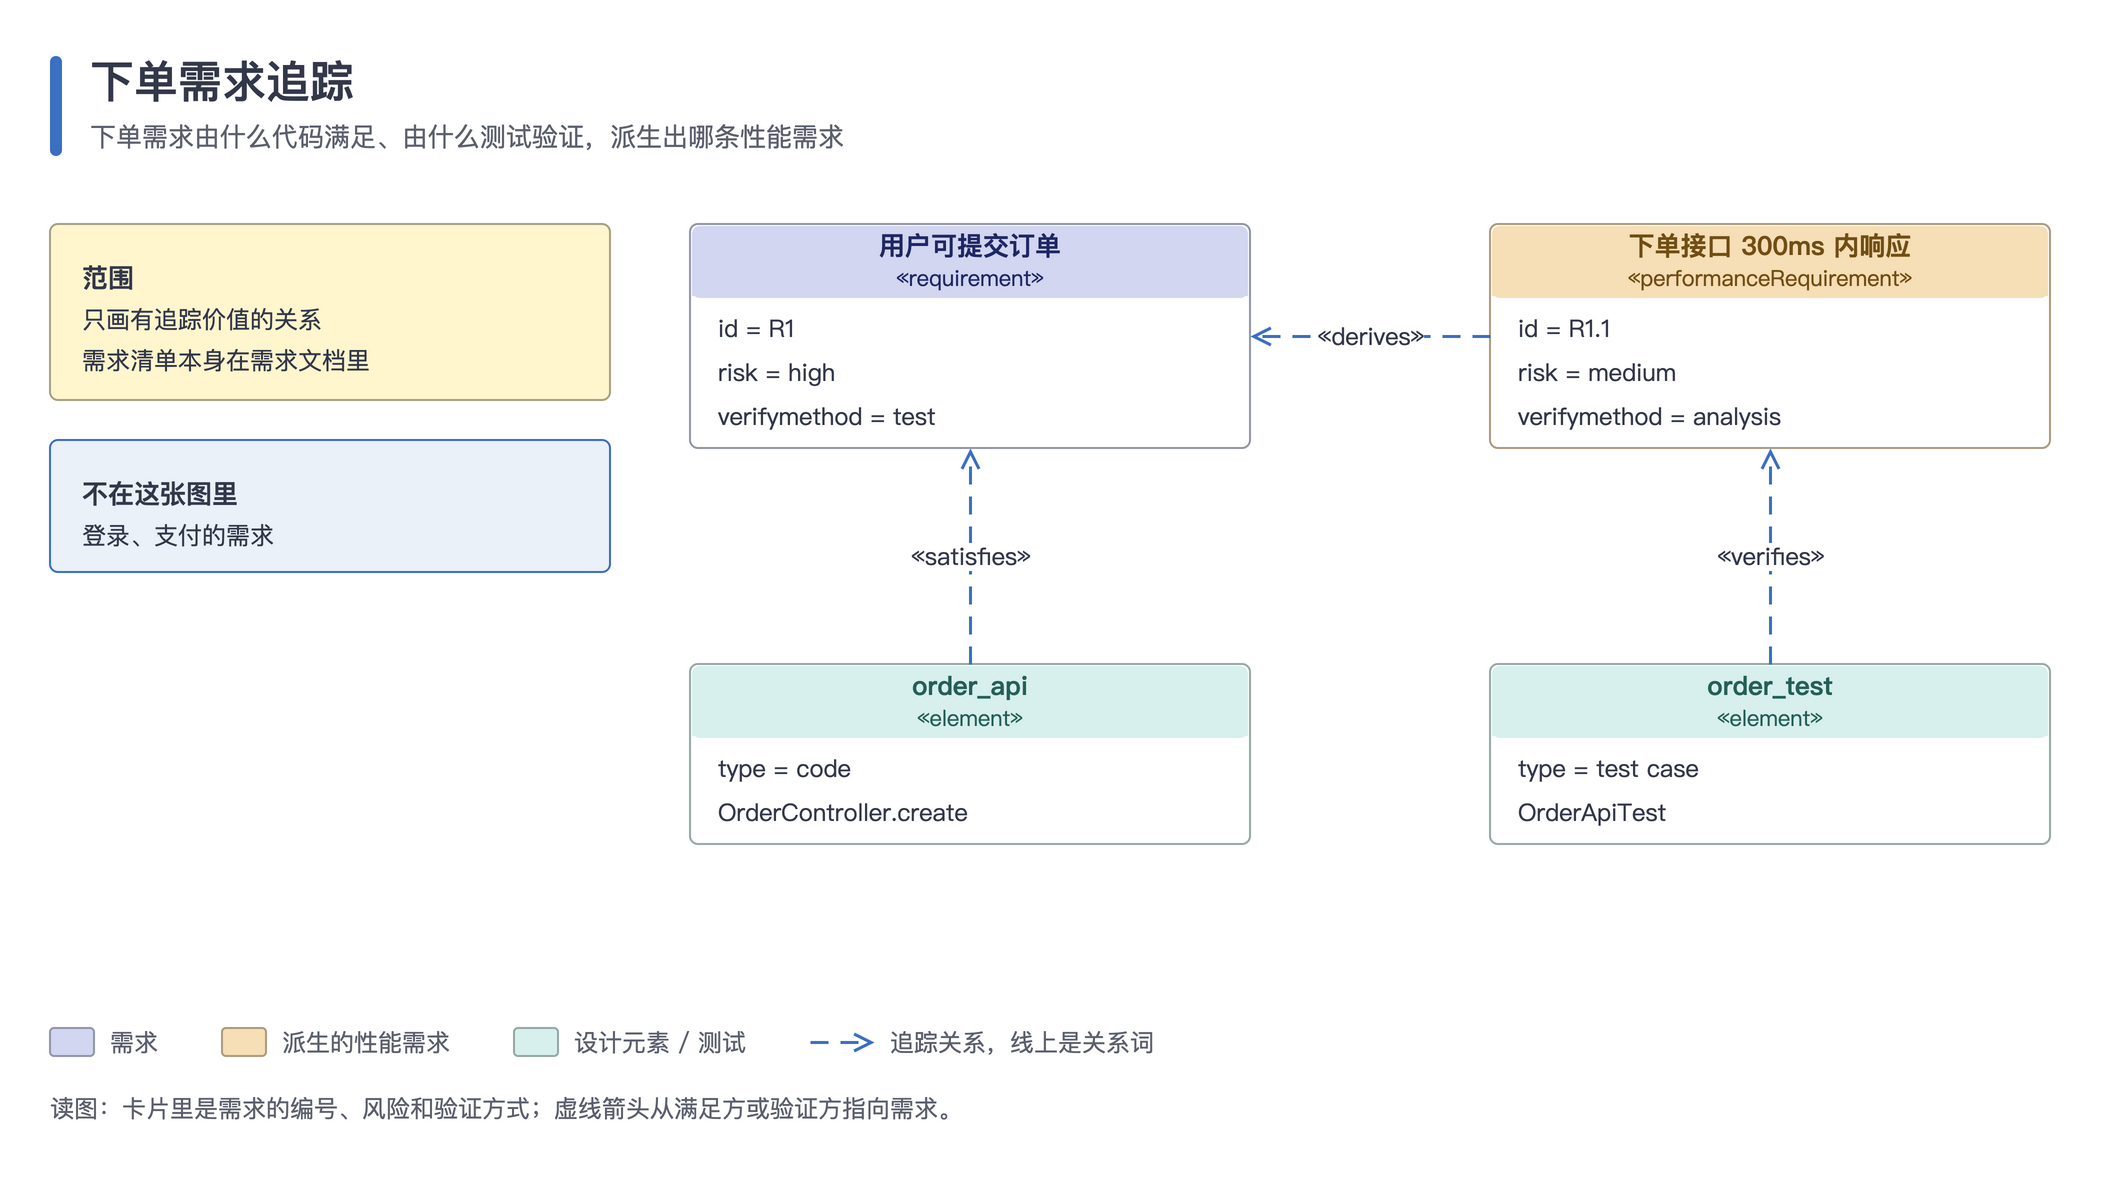

The Python source for this figure:
#!/usr/bin/env python3
"""需求图（SysML）：每个需求一张卡片（id、风险、验证方式），设计元素和测试用虚线追踪到需求，线上写关系词。

用到：table（sub 写 «requirement» 等构造型）、rel（depend 带关系词）、panel、legend、footer。
运行后在本目录生成 requirement.drawio 和 requirement.png。
"""
import os
import sys

HERE = os.path.dirname(os.path.abspath(__file__))
sys.path.insert(0, os.path.join(os.path.dirname(HERE), 'scripts'))
from drawio_kit import Diagram  # noqa: E402

MIN_SIDE = int(os.environ.get('DIAGRAM_MIN_SIDE', 4000))

d = Diagram('下单需求追踪', '下单需求由什么代码满足、由什么测试验证，派生出哪条性能需求')
req = d.table(360, 120, 280, '用户可提交订单', ['id = R1', 'risk = high', 'verifymethod = test'], role='lav', sub='«requirement»')
perf = d.table(760, 120, 280, '下单接口 300ms 内响应', ['id = R1.1', 'risk = medium', 'verifymethod = analysis'], role='apricot', sub='«performanceRequirement»')
api = d.table(360, 340, 280, 'order_api', ['type = code', 'OrderController.create'], role='mint', sub='«element»')
test = d.table(760, 340, 280, 'order_test', ['type = test case', 'OrderApiTest'], role='mint', sub='«element»')

d.rel(api, req, 'depend', '«satisfies»', src='T', dst='B')
d.rel(test, perf, 'depend', '«verifies»', src='T', dst='B')
d.rel(perf, req, 'depend', '«derives»', src='L', dst='R')

y = d.panel(40, 120, 280, '范围', ['只画有追踪价值的关系', '需求清单本身在需求文档里'])
d.panel(40, y + 20, 280, '不在这张图里', ['登录、支付的需求'], kind='soft')
d.legend(40, 520, [('lav', '需求'), ('apricot', '派生的性能需求'), ('mint', '设计元素 / 测试'), ('edge-dashed-open', '追踪关系，线上是关系词')])
d.footer(40, 552, '读图：卡片里是需求的编号、风险和验证方式；虚线箭头从满足方或验证方指向需求。')

name = os.path.join(HERE, 'requirement')
d.save(name + '.drawio')
d.export(name + '.drawio', name + '.png', scale=d.scale_for(MIN_SIDE))
